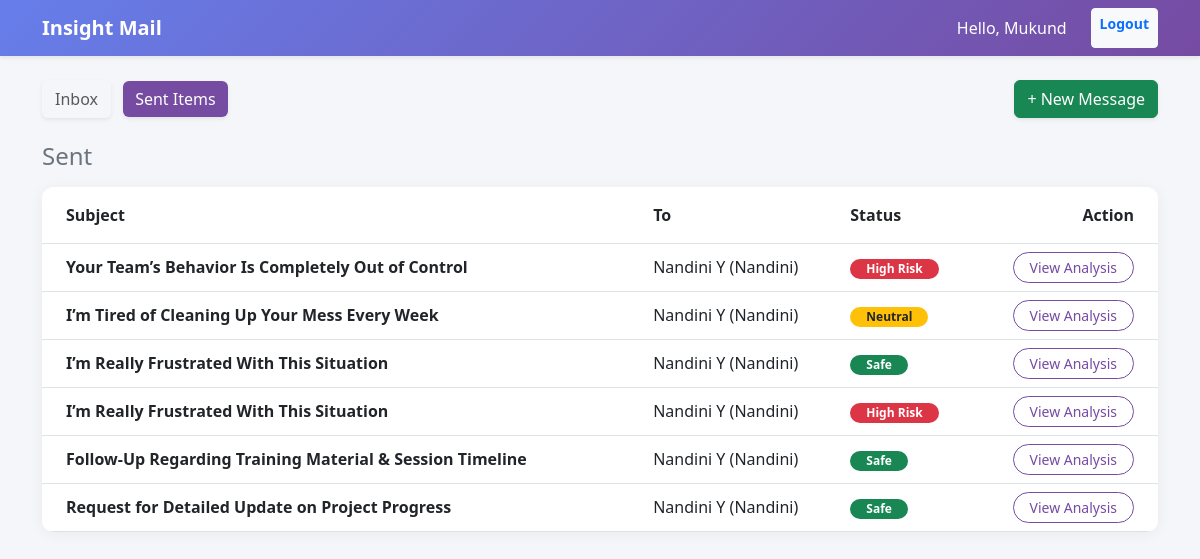
Screenshot of /sent/ (signed in) with the database file from the repository.
### analyzer/models.py (models this page shows, shortened)
class Email(models.Model):
    sender = models.ForeignKey(User, on_delete=models.CASCADE, related_name='sent_emails')
    recipient = models.ForeignKey(User, on_delete=models.CASCADE, related_name='received_emails')
    subject = models.CharField(max_length=255)
    body = models.TextField()
    received_at = models.DateTimeField(auto_now_add=True)
    is_analyzed = models.BooleanField(default=False)

### analyzer/views.py (the view)
# urls.py: path('sent/', views.sent_box, name='sent_box'),
@login_required
def sent_box(request):
    emails = Email.objects.filter(sender=request.user).order_by('-received_at')
    context = {
        'emails': emails,
        'box_type': 'Sent',
        'total_emails': emails.count(),
        'high_risk_count': 0 # We don't usually count risk on sent items
    }
    return render(request, 'dashboard.html', context)

### templates/dashboard.html (shortened to what this page needs)
<!DOCTYPE html>
<html>
<head>
    <link href="https://cdn.jsdelivr.net/npm/bootstrap@5.3.0/dist/css/bootstrap.min.css" rel="stylesheet">
</head>
<body>
<nav class="navbar navbar-expand-lg navbar-dark navbar-custom mb-4 shadow-sm">
  <div class="container">
    <a class="navbar-brand fw-bold" href="#">Insight Mail</a>
    <div class="navbar-nav ms-auto">
        <span class="nav-item nav-link text-white me-3">Hello, {{ request.user.first_name|default:request.user.username }}</span>
        <a class="btn btn-light btn-sm text-primary fw-bold" href="{% url 'logout' %}">Logout</a>
    </div>
  </div>
</nav>
<div class="container">
    <div class="d-flex justify-content-between align-items-center mb-4">
        <div>
            <a href="{% url 'dashboard' %}" class="btn {% if box_type == 'Inbox' %}btn-primary-custom{% else %}btn-white text-muted{% endif %} shadow-sm me-2">Inbox</a>
            <a href="{% url 'sent_box' %}" class="btn {% if box_type == 'Sent' %}btn-primary-custom{% else %}btn-white text-muted{% endif %} shadow-sm">Sent Items</a>
        </div>
        <a href="{% url 'compose_email' %}" class="btn btn-success shadow-sm">+ New Message</a>
    </div>
    <h4 class="text-secondary mb-3">{{ box_type }}</h4>
    <div class="card overflow-hidden">
        <table class="table table-hover mb-0">
            <thead class="bg-light">
                <tr>
                    <th class="py-3 ps-4">Subject</th>
                    <th class="py-3">{% if box_type == 'Inbox' %}From{% else %}To{% endif %}</th>
                    <th class="py-3">Status</th>
                    <th class="py-3 text-end pe-4">Action</th>
                </tr>
            </thead>
            <tbody>
                {% for email in emails %}
                <tr class="align-middle">
                    <td class="ps-4">
                        <a href="{% url 'email_detail' email.id %}" class="text-decoration-none text-dark fw-bold">
                            {{ email.subject }}
                        </a>
                    </td>
                    <td>
                        {% if box_type == 'Inbox' %}
                            {{ email.sender.first_name }} {{ email.sender.last_name }} ({{ email.sender.username }})
                        {% else %}
                            {{ email.recipient.first_name }} {{ email.recipient.last_name }} ({{ email.recipient.username }})
                        {% endif %}
                    </td>
                    <td>
                        {% if email.is_analyzed %}
                            {% if email.analysis.risk_score > 70 %}
                                <span class="badge bg-danger rounded-pill px-3">High Risk</span>
                            {% elif email.analysis.risk_score > 50 %}
                                <span class="badge bg-warning text-dark rounded-pill px-3">Neutral</span>
                            {% else %}
                                <span class="badge bg-success rounded-pill px-3">Safe</span>
                            {% endif %}
                        {% else %}
                            <span class="badge bg-secondary rounded-pill px-3">Pending</span>
                        {% endif %}
                    </td>
                    <td class="text-end pe-4">
                        <a href="{% url 'email_detail' email.id %}" class="btn btn-sm btn-outline-custom rounded-pill px-3">View Analysis</a>
                    </td>
                </tr>
                {% empty %}
                <tr><td colspan="4" class="text-center py-5 text-muted">No emails found in this mailbox.</td></tr>
                {% endfor %}
            </tbody>
        </table>
    </div>
</div>
</body>
</html>

### templates/dashboard.html (style rules this page uses)
body { background-color: #f4f6f9; }
.navbar-custom { background: linear-gradient(135deg, #667eea 0%, #764ba2 100%); }
.btn-primary-custom { background-color: #764ba2; color: white; border: none; }
.btn-outline-custom { color: #764ba2; border-color: #764ba2; }
.card { border: none; border-radius: 12px; box-shadow: 0 2px 15px rgba(0,0,0,0.05); }

### rows the page displays
Email: subject "Your Team’s Behavior Is Completely Out of Control", recipient.first_name "Nandini", recipient.last_name "Y", recipient.username "Nandini", is_analyzed "High Risk"
Email: subject "I’m Tired of Cleaning Up Your Mess Every Week", recipient.first_name "Nandini", recipient.last_name "Y", recipient.username "Nandini", is_analyzed "Neutral"
Email: subject "I’m Really Frustrated With This Situation", recipient.first_name "Nandini", recipient.last_name "Y", recipient.username "Nandini", is_analyzed "Safe"
Email: subject "I’m Really Frustrated With This Situation", recipient.first_name "Nandini", recipient.last_name "Y", recipient.username "Nandini", is_analyzed "High Risk"
Email: subject "Follow-Up Regarding Training Material & Session Timeline", recipient.first_name "Nandini", recipient.last_name "Y", recipient.username "Nandini", is_analyzed "Safe"
Email: subject "Request for Detailed Update on Project Progress", recipient.first_name "Nandini", recipient.last_name "Y", recipient.username "Nandini", is_analyzed "Safe"

### other values shown
{{ request.user.first_name|default:request.user.username }} "Mukund"
{{ box_type }} "Sent"
